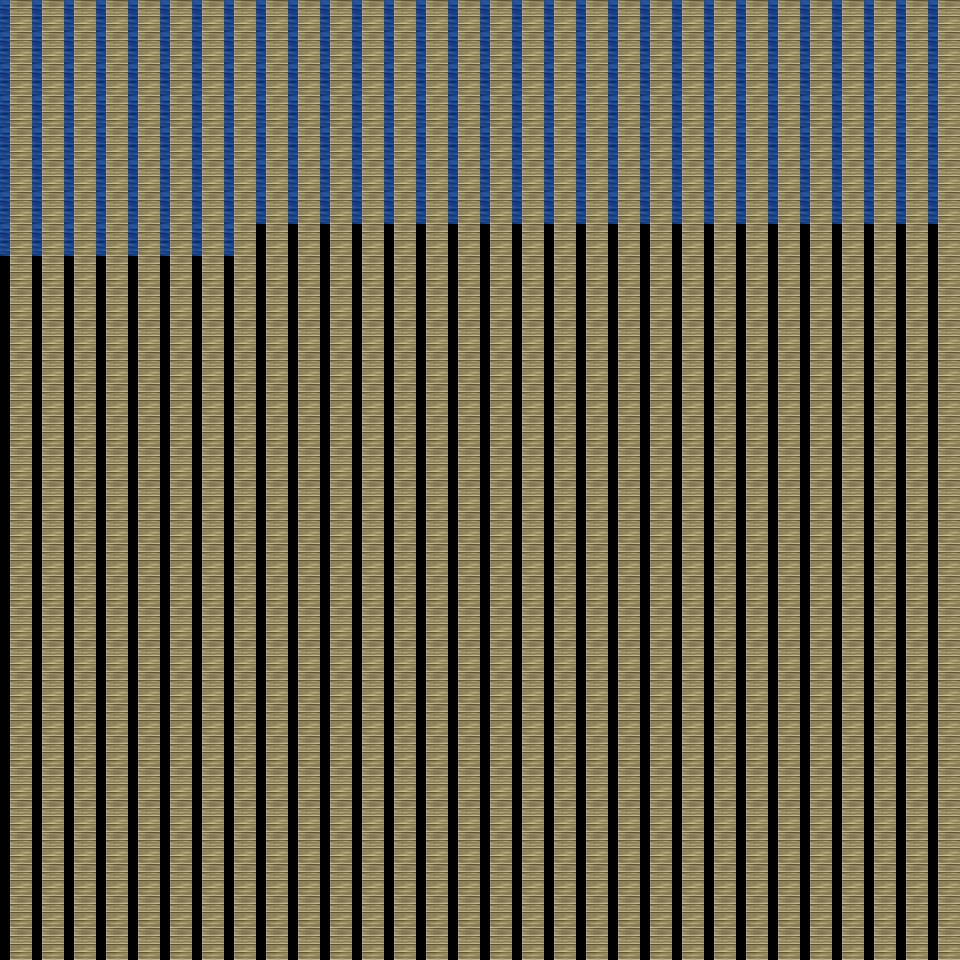

A level layout from a 2D game, rendered from its tile map. Below: a short description, then the map file with tile-grid data replaced by summaries:
An orthogonal 30x30 tile map with 32x32 px tiles, 6 tile layers (Ground, Object, Object2, Above, ...), 10 tilesets.

<map version="1.0" orientation="orthogonal" renderorder="right-down" width="30" height="30" tilewidth="32" tileheight="32" nextobjectid="1">
  <tileset firstgid="1" name="tileset_object_boardwalk" tilewidth="32" tileheight="32" tilecount="36" columns="6">
    <image source="../drawable/tileset_object_boardwalk.png" width="192" height="192" />
  </tileset>
  <tileset firstgid="37" name="tileset_item_weapon_cannon" tilewidth="32" tileheight="32" tilecount="12" columns="3">
    <image source="../drawable/tileset_item_weapon_cannon.png" width="96" height="128" />
  </tileset>
  <tileset firstgid="49" name="tileset_logic_collision" tilewidth="32" tileheight="32" tilecount="1" columns="1">
    <image source="../drawable/tileset_logic_collision.png" width="32" height="32" />
  </tileset>
  <tileset firstgid="50" name="tileset_item_banners_flag" tilewidth="32" tileheight="32" tilecount="12" columns="3">
    <image source="../drawable/tileset_item_banners_flag.png" width="96" height="128" />
  </tileset>
  <tileset firstgid="62" name="tileset_item_flagpole" tilewidth="32" tileheight="32" tilecount="3" columns="1">
    <image source="../drawable/tileset_item_flagpole.png" width="32" height="96" />
  </tileset>
  <tileset firstgid="65" name="tileset_ground_ground" tilewidth="32" tileheight="32" tilecount="33" columns="3">
    <image source="../drawable/tileset_ground_ground.png" width="96" height="352" />
  </tileset>
  <tileset firstgid="98" name="tileset_item_ropes" tilewidth="32" tileheight="32" tilecount="4" columns="2">
    <image source="../drawable/tileset_item_ropes.png" width="64" height="64" />
  </tileset>
  <tileset firstgid="102" name="tileset_object_row_boat" tilewidth="32" tileheight="32" tilecount="30" columns="6">
    <image source="../drawable/tileset_object_row_boat.png" width="192" height="160" />
  </tileset>
  <tileset firstgid="132" name="tileset_object_ship" tilewidth="32" tileheight="32" tilecount="368" columns="16">
    <image source="../drawable/tileset_object_ship.png" width="512" height="736" />
  </tileset>
  <tileset firstgid="500" name="tileset_building_stairs_wooden_ns" tilewidth="32" tileheight="32" tilecount="105" columns="7">
    <image source="../drawable/tileset_building_stairs_wooden_ns.png" width="224" height="480" />
  </tileset>
  <layer name="Ground" width="30" height="30">
    <data>[900 cells, 218 non-empty, 1 distinct tile ids]</data>
  </layer>
  <layer name="Object" width="30" height="30">
    <data>[900 cells, 0 non-empty, 0 distinct tile ids]</data>
  </layer>
  <layer name="Object2" width="30" height="30">
    <data>[900 cells, 0 non-empty, 0 distinct tile ids]</data>
  </layer>
  <layer name="Above" width="30" height="30">
    <data>[900 cells, 0 non-empty, 0 distinct tile ids]</data>
  </layer>
  <layer name="Above2" width="30" height="30">
    <data>[900 cells, 0 non-empty, 0 distinct tile ids]</data>
  </layer>
  <layer name="Walkable" width="30" height="30">
    <data>[900 cells, 900 non-empty, 1 distinct tile ids]</data>
  </layer>
  <objectgroup name="MapEvents" />
</map>
